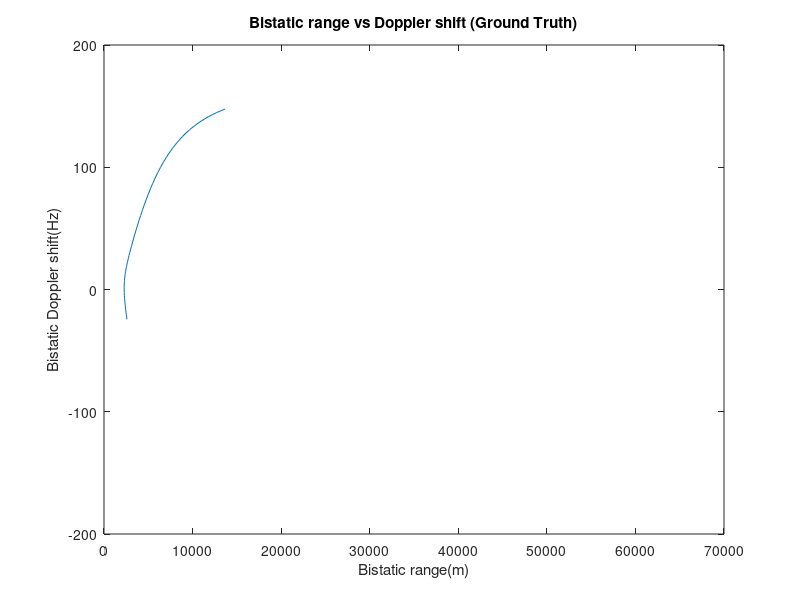

Here is the MATLAB script that generated this plot: (Note: this script raises an error after producing the figure.)
% This script calculates the Bistatic range(m)  and Doppler(Hz) From
% Bistatic setup
% Simulation
% Author: Itumeleng Malemela

%The Positions are all in the format Below
%[x,y,z] where x,y,z are the coordinates in meters in the Cartesian Coordinate System

wavelength = 299792458/94e6;

%Transmitter Position
Tx_Pos=[6440;10760;1056];
%Reference Reciever Position 
RefRx_Pos=[0;0;1000];

%Surveillance Reciever Position 
SurvRx_Pos=[0;1;1000];

%Target Positions

%Single Target Scenario 
TargetPos = [[4000;18000;3600;],[-2000;3000;1600]];
TargetWayPoints =[0,60];

%Lane Change Maneuver Scenario 
%TargetPos = [[3806;20680;3200;],[-3116;14010;3200],[-6884;10971;4000],[-14979;3765;4000]];
%TargetWayPoints =[0,20,30,60];

%Landing Maneuver
%TargetPos = [[4000;18000;2000;],[-1000;8000;1700],[-1500;6000;1500],[-1000;4000;1300],[0;4000;1100],[500;6000;1000]];
%TargetWayPoints =[0,30,38,45,50,60];

%360 Maneuver
%TargetPos = [[4000;18000;2000;],[-8528;13851;2000],[-12354;15339;2000],[-7997;17783;2000],[-13311;11938;2000],[-20431;9706;2000]];
%TargetWayPoints =[0,35,50,75,95,120];

%Multit-Target Target 1 
%TargetPos = [[4000;18000;3600;],[-2000;3000;1600]];
%TargetWayPoints =[0,60];

%Multit-Target Target 2
%TargetPos = [[4000;4000;1600;],[2000;20000;3600]];
%TargetWayPoints =[0,60];

UpdateInterval = 1;

Baseline = norm(RefRx_Pos - Tx_Pos);

SimulationTime = TargetWayPoints(end)-TargetWayPoints(1)+1;

bistatic_ranges = [];
bistatic_doppler_shifts = [];

%%%%%%%%%%%%%%%%%%%%%%%%%%%%%%%%%%%%%%%%
% For every section of waypoints we need
% to calculate the bistatic values
%%%%%%%%%%%%%%%%%%%%%%%%%%%%%%%%%%%%%%%%
prev_total_range =0;

%Loop through all the waypoints
for waypoint=1:size(TargetWayPoints,2)-1
    
    %Delta-Time : time taken in waypoint section
    delta_time = TargetWayPoints(waypoint+1)-TargetWayPoints(waypoint);

    %Delta-Position : Distance between waypoint section
    delta_postion = TargetPos(:,waypoint+1)-TargetPos(:,waypoint);

    speed_xyz = delta_postion/delta_time;

    %num steps for waypoint
    num_steps = delta_time / UpdateInterval;
    

    Target_Pos_1 = TargetPos(:,waypoint);
    %////////////////////////////////////////////////////////////////////////////////
    % CALCULATE BISTATIC RANGE AND DOPPLER FOR WAYPOINT SECTION
    %///////////////////////////////////////////////////////////////////////////////

    % Estimate the bistatic ranges at each time step
    for step = 1:num_steps
        estimated_position = Target_Pos_1 +   speed_xyz* UpdateInterval * step;
    
        
        % Calculate the distance between target and transmitter
        range_tx_target = norm(estimated_position - Tx_Pos);
        
        % Calculate the distance between target and reference receiver
        range_ref_target = norm(estimated_position - RefRx_Pos);
        
        % Calculate the distance between target and surveillance receiver
        range_surv_target = norm(estimated_position - SurvRx_Pos);
        
        total_range = range_tx_target + range_ref_target;
    
        % Calculate the bistatic ranges
        bistatic_range_ref = range_tx_target + range_ref_target - Baseline;
        bistatic_range_surv = range_tx_target + range_surv_target - Baseline;
        
        % Store the bistatic ranges in the matrix
        bistatic_ranges(end+1) = bistatic_range_ref;
    
        %Calculate the rate of change of the total range with respect to time
        
        d_total_range_dt = (total_range - prev_total_range) / UpdateInterval;
        
        prev_total_range = total_range;
        
        % Calculate the Doppler shift
        doppler_shift = - (1 / wavelength) * (d_total_range_dt);
        
        bistatic_doppler_shifts(end+1)=doppler_shift;
    
         % Calculate the Doppler shift for the previous position
        if step == 1 && waypoint==1
            prev_position = Target_Pos_1 + speed_xyz * UpdateInterval * (step - 1);
            prev_range_tx_target = norm(prev_position - Tx_Pos);
            prev_range_ref_target = norm(prev_position - RefRx_Pos);
            prev_total_range = prev_range_tx_target + prev_range_ref_target;
            
            % Calculate the Doppler shift for the previous position
            prev_doppler_shift = - (1 / wavelength) * ((total_range - prev_total_range) / UpdateInterval);
            
            % Store the previous Doppler shift in the matrix
            bistatic_doppler_shifts(step) = prev_doppler_shift;
            prev_total_range = total_range;
        end
    
    end
end



%figure(1);
%plot(bistatic_doppler_shifts,  'b-');

%figure(2);
%plot(bistatic_ranges,  'b-');

figure(3);
plot(bistatic_ranges,bistatic_doppler_shifts);
title('Bistatic range vs Doppler shift (Ground Truth)');
xlabel('Bistatic range(m)');
ylabel('Bistatic Doppler shift(Hz)');
xlim([0 7e4]);
ylim([-200 200]);

if exist('../true_data.h5', 'file')
    delete('../true_data.h5');
end

%disp(bistatic_ranges);
%disp(bistatic_doppler_shifts);

% Save bistatic ranges and Doppler shifts to an HDF5 file
h5create('true_data.h5', '/bistatic_ranges', size(bistatic_ranges));
h5write('true_data.h5', '/bistatic_ranges', bistatic_ranges);

h5create('true_data.h5', '/doppler_shifts', size(bistatic_doppler_shifts));
h5write('true_data.h5', '/doppler_shifts', bistatic_doppler_shifts);
